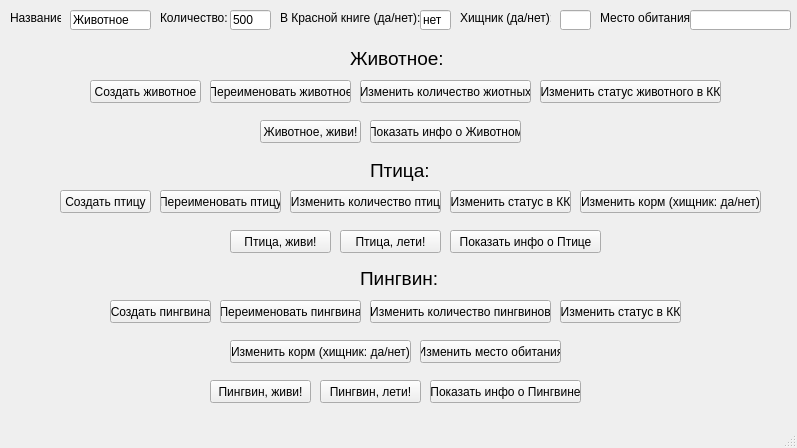
<?xml version="1.0" encoding="UTF-8"?>
<ui version="4.0">
 <class>MainWindow</class>
 <widget class="QMainWindow" name="MainWindow">
  <property name="geometry">
   <rect>
    <x>0</x>
    <y>0</y>
    <width>797</width>
    <height>448</height>
   </rect>
  </property>
  <property name="windowTitle">
   <string>MainWindow</string>
  </property>
  <widget class="QWidget" name="centralwidget">
   <widget class="QLabel" name="label">
    <property name="geometry">
     <rect>
      <x>350</x>
      <y>50</y>
      <width>101</width>
      <height>16</height>
     </rect>
    </property>
    <property name="font">
     <font>
      <pointsize>14</pointsize>
     </font>
    </property>
    <property name="text">
     <string>Животное:</string>
    </property>
   </widget>
   <widget class="QLabel" name="label_2">
    <property name="geometry">
     <rect>
      <x>370</x>
      <y>160</y>
      <width>61</width>
      <height>21</height>
     </rect>
    </property>
    <property name="font">
     <font>
      <pointsize>14</pointsize>
     </font>
    </property>
    <property name="text">
     <string>Птица:</string>
    </property>
   </widget>
   <widget class="QLabel" name="label_3">
    <property name="geometry">
     <rect>
      <x>360</x>
      <y>270</y>
      <width>91</width>
      <height>16</height>
     </rect>
    </property>
    <property name="font">
     <font>
      <pointsize>14</pointsize>
     </font>
    </property>
    <property name="text">
     <string>Пингвин:</string>
    </property>
   </widget>
   <widget class="QPushButton" name="push_animal_create">
    <property name="geometry">
     <rect>
      <x>90</x>
      <y>80</y>
      <width>111</width>
      <height>23</height>
     </rect>
    </property>
    <property name="text">
     <string>Создать животное</string>
    </property>
   </widget>
   <widget class="QPushButton" name="push_animal_rename">
    <property name="geometry">
     <rect>
      <x>210</x>
      <y>80</y>
      <width>141</width>
      <height>23</height>
     </rect>
    </property>
    <property name="text">
     <string>Переименовать животное</string>
    </property>
   </widget>
   <widget class="QPushButton" name="push_animal_number_change">
    <property name="geometry">
     <rect>
      <x>360</x>
      <y>80</y>
      <width>171</width>
      <height>23</height>
     </rect>
    </property>
    <property name="text">
     <string>Изменить количество жиотных</string>
    </property>
   </widget>
   <widget class="QPushButton" name="push_animal_rb_status_change">
    <property name="geometry">
     <rect>
      <x>540</x>
      <y>80</y>
      <width>181</width>
      <height>23</height>
     </rect>
    </property>
    <property name="text">
     <string>Изменить статус животного в КК</string>
    </property>
   </widget>
   <widget class="QPushButton" name="push_animal_live">
    <property name="geometry">
     <rect>
      <x>260</x>
      <y>120</y>
      <width>101</width>
      <height>23</height>
     </rect>
    </property>
    <property name="text">
     <string>Животное, живи!</string>
    </property>
   </widget>
   <widget class="QPushButton" name="push_animal_showinfo">
    <property name="geometry">
     <rect>
      <x>370</x>
      <y>120</y>
      <width>151</width>
      <height>23</height>
     </rect>
    </property>
    <property name="text">
     <string>Показать инфо о Животном</string>
    </property>
   </widget>
   <widget class="QPushButton" name="push_bird_rb_status_change">
    <property name="geometry">
     <rect>
      <x>450</x>
      <y>190</y>
      <width>121</width>
      <height>23</height>
     </rect>
    </property>
    <property name="text">
     <string>Изменить статус в КК</string>
    </property>
   </widget>
   <widget class="QPushButton" name="push_bird_live">
    <property name="geometry">
     <rect>
      <x>230</x>
      <y>230</y>
      <width>101</width>
      <height>23</height>
     </rect>
    </property>
    <property name="text">
     <string>Птица, живи!</string>
    </property>
   </widget>
   <widget class="QPushButton" name="push_bird_create">
    <property name="geometry">
     <rect>
      <x>60</x>
      <y>190</y>
      <width>91</width>
      <height>23</height>
     </rect>
    </property>
    <property name="text">
     <string>Создать птицу</string>
    </property>
   </widget>
   <widget class="QPushButton" name="push_bird_number_change">
    <property name="geometry">
     <rect>
      <x>290</x>
      <y>190</y>
      <width>151</width>
      <height>23</height>
     </rect>
    </property>
    <property name="text">
     <string>Изменить количество птиц</string>
    </property>
   </widget>
   <widget class="QPushButton" name="push_bird_rename">
    <property name="geometry">
     <rect>
      <x>160</x>
      <y>190</y>
      <width>121</width>
      <height>23</height>
     </rect>
    </property>
    <property name="text">
     <string>Переименовать птицу</string>
    </property>
   </widget>
   <widget class="QPushButton" name="push_bird_showinfo">
    <property name="geometry">
     <rect>
      <x>450</x>
      <y>230</y>
      <width>151</width>
      <height>23</height>
     </rect>
    </property>
    <property name="text">
     <string>Показать инфо о Птице</string>
    </property>
   </widget>
   <widget class="QPushButton" name="push_bird_fly">
    <property name="geometry">
     <rect>
      <x>340</x>
      <y>230</y>
      <width>101</width>
      <height>23</height>
     </rect>
    </property>
    <property name="text">
     <string>Птица, лети!</string>
    </property>
   </widget>
   <widget class="QPushButton" name="push_bird_predator_status_change">
    <property name="geometry">
     <rect>
      <x>580</x>
      <y>190</y>
      <width>181</width>
      <height>23</height>
     </rect>
    </property>
    <property name="text">
     <string>Изменить корм (хищник: да/нет)</string>
    </property>
   </widget>
   <widget class="QLineEdit" name="line_name">
    <property name="geometry">
     <rect>
      <x>70</x>
      <y>10</y>
      <width>81</width>
      <height>20</height>
     </rect>
    </property>
    <property name="text">
     <string>Животное</string>
    </property>
   </widget>
   <widget class="QPushButton" name="push_pinguin_create">
    <property name="geometry">
     <rect>
      <x>110</x>
      <y>300</y>
      <width>101</width>
      <height>23</height>
     </rect>
    </property>
    <property name="text">
     <string>Создать пингвина</string>
    </property>
   </widget>
   <widget class="QPushButton" name="push_pinguin_number_change">
    <property name="geometry">
     <rect>
      <x>370</x>
      <y>300</y>
      <width>181</width>
      <height>23</height>
     </rect>
    </property>
    <property name="text">
     <string>Изменить количество пингвинов</string>
    </property>
   </widget>
   <widget class="QLineEdit" name="line_red_book">
    <property name="geometry">
     <rect>
      <x>420</x>
      <y>10</y>
      <width>31</width>
      <height>20</height>
     </rect>
    </property>
    <property name="text">
     <string>нет</string>
    </property>
   </widget>
   <widget class="QLineEdit" name="line_number">
    <property name="geometry">
     <rect>
      <x>230</x>
      <y>10</y>
      <width>41</width>
      <height>20</height>
     </rect>
    </property>
    <property name="text">
     <string>500</string>
    </property>
   </widget>
   <widget class="QLabel" name="label_11">
    <property name="geometry">
     <rect>
      <x>460</x>
      <y>10</y>
      <width>91</width>
      <height>16</height>
     </rect>
    </property>
    <property name="text">
     <string>Хищник (да/нет):</string>
    </property>
   </widget>
   <widget class="QPushButton" name="push_pinguin_rb_status_change">
    <property name="geometry">
     <rect>
      <x>560</x>
      <y>300</y>
      <width>121</width>
      <height>23</height>
     </rect>
    </property>
    <property name="text">
     <string>Изменить статус в КК</string>
    </property>
   </widget>
   <widget class="QPushButton" name="push_pinguin_fly">
    <property name="geometry">
     <rect>
      <x>320</x>
      <y>380</y>
      <width>101</width>
      <height>23</height>
     </rect>
    </property>
    <property name="text">
     <string>Пингвин, лети!</string>
    </property>
   </widget>
   <widget class="QLabel" name="label_12">
    <property name="geometry">
     <rect>
      <x>280</x>
      <y>10</y>
      <width>141</width>
      <height>16</height>
     </rect>
    </property>
    <property name="text">
     <string>В Красной книге (да/нет):</string>
    </property>
   </widget>
   <widget class="QPushButton" name="push_pinguin_showinfo">
    <property name="geometry">
     <rect>
      <x>430</x>
      <y>380</y>
      <width>151</width>
      <height>23</height>
     </rect>
    </property>
    <property name="text">
     <string>Показать инфо о Пингвине</string>
    </property>
   </widget>
   <widget class="QPushButton" name="push_pinguin_predator_status_change">
    <property name="geometry">
     <rect>
      <x>230</x>
      <y>340</y>
      <width>181</width>
      <height>23</height>
     </rect>
    </property>
    <property name="text">
     <string>Изменить корм (хищник: да/нет)</string>
    </property>
   </widget>
   <widget class="QLineEdit" name="line_predator">
    <property name="geometry">
     <rect>
      <x>560</x>
      <y>10</y>
      <width>31</width>
      <height>20</height>
     </rect>
    </property>
    <property name="text">
     <string/>
    </property>
   </widget>
   <widget class="QLabel" name="label_13">
    <property name="geometry">
     <rect>
      <x>10</x>
      <y>10</y>
      <width>51</width>
      <height>16</height>
     </rect>
    </property>
    <property name="text">
     <string>Название:</string>
    </property>
   </widget>
   <widget class="QPushButton" name="push_pinguin_rename">
    <property name="geometry">
     <rect>
      <x>220</x>
      <y>300</y>
      <width>141</width>
      <height>23</height>
     </rect>
    </property>
    <property name="text">
     <string>Переименовать пингвина</string>
    </property>
   </widget>
   <widget class="QLabel" name="label_14">
    <property name="geometry">
     <rect>
      <x>160</x>
      <y>10</y>
      <width>71</width>
      <height>16</height>
     </rect>
    </property>
    <property name="text">
     <string>Количество:</string>
    </property>
   </widget>
   <widget class="QPushButton" name="push_pinguin_live">
    <property name="geometry">
     <rect>
      <x>210</x>
      <y>380</y>
      <width>101</width>
      <height>23</height>
     </rect>
    </property>
    <property name="text">
     <string>Пингвин, живи!</string>
    </property>
   </widget>
   <widget class="QLabel" name="label_15">
    <property name="geometry">
     <rect>
      <x>600</x>
      <y>10</y>
      <width>91</width>
      <height>16</height>
     </rect>
    </property>
    <property name="text">
     <string>Место обитания:</string>
    </property>
   </widget>
   <widget class="QLineEdit" name="line_living_place">
    <property name="geometry">
     <rect>
      <x>690</x>
      <y>10</y>
      <width>101</width>
      <height>20</height>
     </rect>
    </property>
   </widget>
   <widget class="QPushButton" name="push_pinguin_living_place_change">
    <property name="geometry">
     <rect>
      <x>420</x>
      <y>340</y>
      <width>141</width>
      <height>23</height>
     </rect>
    </property>
    <property name="text">
     <string>Изменить место обитания</string>
    </property>
   </widget>
  </widget>
  <widget class="QMenuBar" name="menubar">
   <property name="geometry">
    <rect>
     <x>0</x>
     <y>0</y>
     <width>797</width>
     <height>21</height>
    </rect>
   </property>
  </widget>
  <widget class="QStatusBar" name="statusbar"/>
 </widget>
 <resources/>
 <connections/>
</ui>
